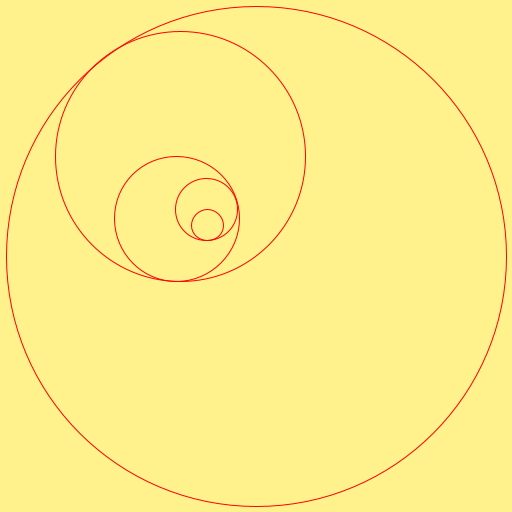
Frame 1 (no input)
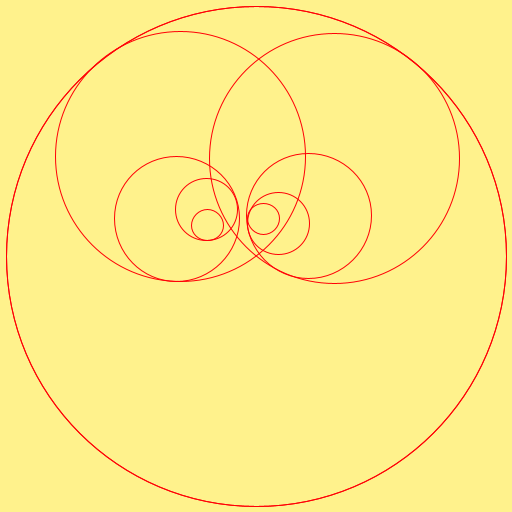
Frame 2 (the mouse pressed at the canvas centre, redrawn once)

The Processing sketch that drew these frames (run headless with seeded random() and noise(); the mouse was pressed at the canvas centre and the sketch redrawn once):

// Processing sketch: build
// ── build.pde
//EMPEZANDO
void setup() {
	size(512, 512);
	background(#FFF28C);

	noLoop();
	noFill();
}

void draw() {
	drawCircle(width/2, height/2, 500,5);
}

void drawCircle(float x, float y, float size, int level) {
	stroke(#FF0005);
	circle(x,y,size);

	if(level > 1) {
		level--;
		float theta = random (2*PI);
		drawCircle(x + size/4  * cos(theta), y +  size/4 * sin(theta),size/2,level);
	}
}
